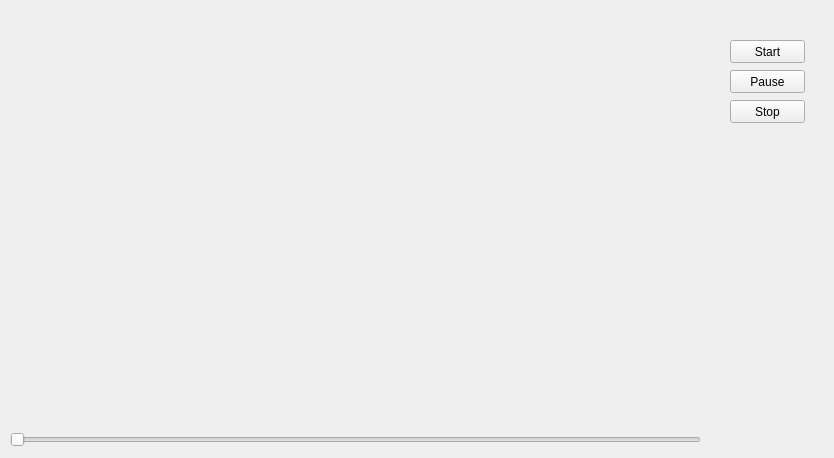
<?xml version="1.0" encoding="UTF-8"?>
<ui version="4.0">
 <class>GlWid</class>
 <widget class="QWidget" name="GlWid">
  <property name="geometry">
   <rect>
    <x>0</x>
    <y>0</y>
    <width>834</width>
    <height>458</height>
   </rect>
  </property>
  <property name="windowTitle">
   <string>GlWid</string>
  </property>
  <widget class="QFrame" name="fenetreGL">
   <property name="geometry">
    <rect>
     <x>10</x>
     <y>20</y>
     <width>691</width>
     <height>401</height>
    </rect>
   </property>
  </widget>
  <widget class="QSlider" name="time">
   <property name="geometry">
    <rect>
     <x>10</x>
     <y>430</y>
     <width>691</width>
     <height>20</height>
    </rect>
   </property>
   <property name="orientation">
    <enum>Qt::Horizontal</enum>
   </property>
  </widget>
  <widget class="QPushButton" name="pushButton">
   <property name="geometry">
    <rect>
     <x>730</x>
     <y>40</y>
     <width>75</width>
     <height>23</height>
    </rect>
   </property>
   <property name="text">
    <string>Start</string>
   </property>
  </widget>
  <widget class="QPushButton" name="pushButton_2">
   <property name="geometry">
    <rect>
     <x>730</x>
     <y>70</y>
     <width>75</width>
     <height>23</height>
    </rect>
   </property>
   <property name="text">
    <string>Pause</string>
   </property>
  </widget>
  <widget class="QPushButton" name="pushButton_3">
   <property name="geometry">
    <rect>
     <x>730</x>
     <y>100</y>
     <width>75</width>
     <height>23</height>
    </rect>
   </property>
   <property name="text">
    <string>Stop</string>
   </property>
  </widget>
 </widget>
 <layoutdefault spacing="6" margin="11"/>
 <resources/>
 <connections/>
</ui>
